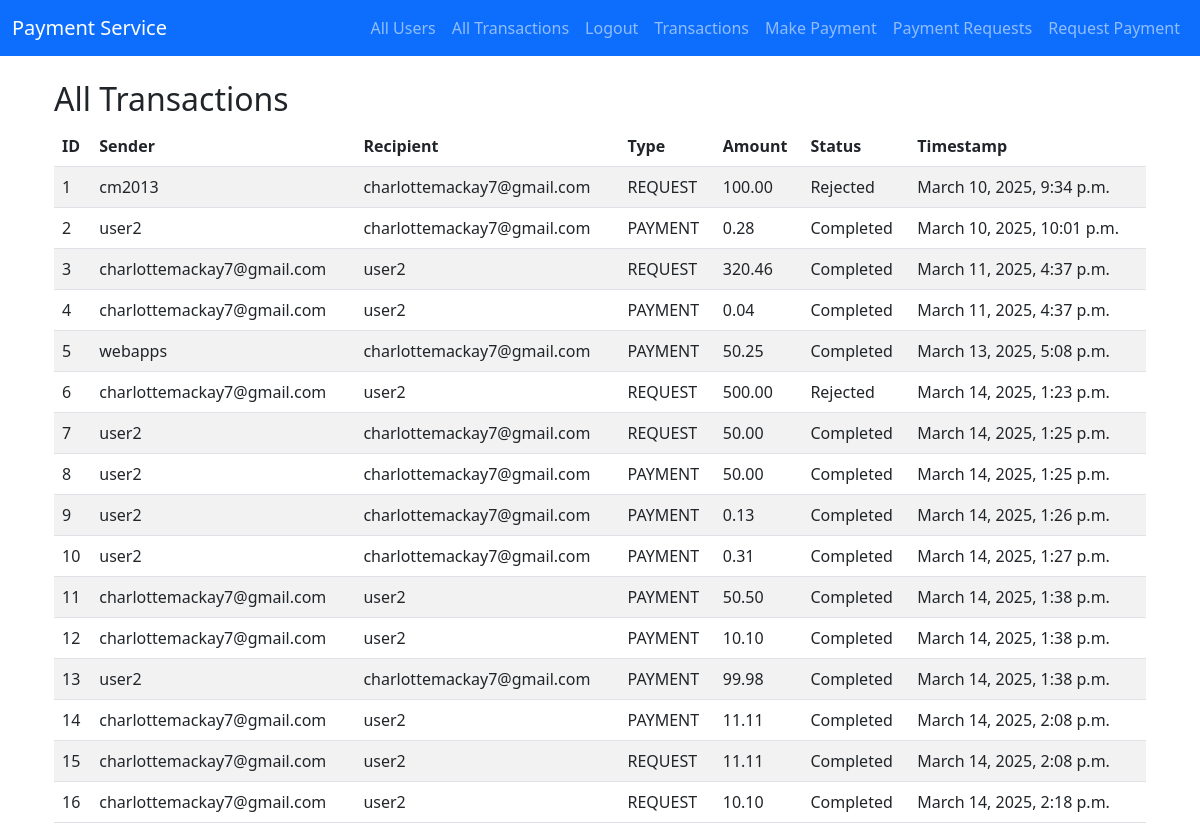
/webapps2025/admin/transactions/ (signed in), run on the app's committed database.
### payapp/models.py (models this page shows, shortened)
class Transaction(models.Model):
    TRANSACTION_TYPE_CHOICES = [
        ('PAYMENT', 'Payment'),
        ('REQUEST', 'Request'),
    ]
    sender = models.ForeignKey(
        settings.AUTH_USER_MODEL,
        on_delete=models.CASCADE,
        related_name='sent_transactions'
    )
    recipient = models.ForeignKey(
        settings.AUTH_USER_MODEL,
        on_delete=models.CASCADE,
        related_name='received_transactions'
    )
    transaction_type = models.CharField(max_length=8, choices=TRANSACTION_TYPE_CHOICES, default='PAYMENT')
    amount = models.DecimalField(max_digits=10, decimal_places=2)
    timestamp = models.DateTimeField(auto_now_add=True)
    remote_timestamp = models.CharField(max_length=50, null=True, blank=True)
    status = models.CharField(
        max_length=10,
        choices=[('Pending', 'Pending'), ('Completed', 'Completed'), ('Rejected', 'Rejected')],
        default='Pending'
    )

### register/models.py (models this page shows, shortened)
class CustomUser(AbstractUser):
    CURRENCY_CHOICES = [
        ('GBP', 'Pounds'),
        ('USD', 'US Dollars'),
        ('EUR', 'Euros'),
    ]
    currency = models.CharField(max_length=3, choices=CURRENCY_CHOICES, default='GBP')
    balance = models.DecimalField(max_digits=10, decimal_places=2, default=Decimal('750.00'))

### payapp/views.py (the view)
# urls.py: path('webapps2025/admin/transactions/', admin_transactions, name='admin_transactions'),
@user_passes_test(is_staff_check)
def admin_transactions(request):
    all_txs = Transaction.objects.all()
    return render(request, 'admin_transactions.html', {'transactions': all_txs})

### payapp/views.py (called while the page is built)
def is_staff_check(user):
    return user.is_staff or user.is_superuser

### templates/admin_transactions.html (shortened to what this page needs)
{% extends "base.html" %}
{% block content %}
    <div class="container mt-4">
        <h2>All Transactions</h2>
        <table class="table table-striped">
            <thead>
            <tr>
                <th>ID</th>
                <th>Sender</th>
                <th>Recipient</th>
                <th>Type</th>
                <th>Amount</th>
                <th>Status</th>
                <th>Timestamp</th>
            </tr>
            </thead>
            <tbody>
            {% for t in transactions %}
                <tr>
                    <td>{{ t.id }}</td>
                    <td>{{ t.sender.username }}</td>
                    <td>{{ t.recipient.username }}</td>
                    <td>{{ t.transaction_type }}</td>
                    <td>{{ t.amount }}</td>
                    <td>{{ t.status }}</td>
                    <td>{{ t.timestamp }}</td>
                </tr>
            {% empty %}
                <tr>
                    <td colspan="7">No transactions found.</td>
                </tr>
            {% endfor %}
            </tbody>
        </table>
    </div>
{% endblock %}

### data on the page
Transaction: id "1", sender.username "cm2013", recipient.username "charlottemackay7@gmail.com", transaction_type "REQUEST", amount "100.00", status "Rejected", timestamp "March 10, 2025, 9:34 p.m."
Transaction: id "2", sender.username "user2", recipient.username "charlottemackay7@gmail.com", transaction_type "PAYMENT", amount "0.28", status "Completed", timestamp "March 10, 2025, 10:01 p.m."
Transaction: id "3", sender.username "charlottemackay7@gmail.com", recipient.username "user2", transaction_type "REQUEST", amount "320.46", status "Completed", timestamp "March 11, 2025, 4:37 p.m."
Transaction: id "4", sender.username "charlottemackay7@gmail.com", recipient.username "user2", transaction_type "PAYMENT", amount "0.04", status "Completed", timestamp "March 11, 2025, 4:37 p.m."
Transaction: id "5", sender.username "webapps", recipient.username "charlottemackay7@gmail.com", transaction_type "PAYMENT", amount "50.25", status "Completed", timestamp "March 13, 2025, 5:08 p.m."
Transaction: id "6", sender.username "charlottemackay7@gmail.com", recipient.username "user2", transaction_type "REQUEST", amount "500.00", status "Rejected", timestamp "March 14, 2025, 1:23 p.m."
Transaction: id "7", sender.username "user2", recipient.username "charlottemackay7@gmail.com", transaction_type "REQUEST", amount "50.00", status "Completed", timestamp "March 14, 2025, 1:25 p.m."
Transaction: id "8", sender.username "user2", recipient.username "charlottemackay7@gmail.com", transaction_type "PAYMENT", amount "50.00", status "Completed", timestamp "March 14, 2025, 1:25 p.m."
Transaction: id "9", sender.username "user2", recipient.username "charlottemackay7@gmail.com", transaction_type "PAYMENT", amount "0.13", status "Completed", timestamp "March 14, 2025, 1:26 p.m."
Transaction: id "10", sender.username "user2", recipient.username "charlottemackay7@gmail.com", transaction_type "PAYMENT", amount "0.31", status "Completed", timestamp "March 14, 2025, 1:27 p.m."
Transaction: id "11", sender.username "charlottemackay7@gmail.com", recipient.username "user2", transaction_type "PAYMENT", amount "50.50", status "Completed", timestamp "March 14, 2025, 1:38 p.m."
Transaction: id "12", sender.username "charlottemackay7@gmail.com", recipient.username "user2", transaction_type "PAYMENT", amount "10.10", status "Completed", timestamp "March 14, 2025, 1:38 p.m."
Transaction: id "13", sender.username "user2", recipient.username "charlottemackay7@gmail.com", transaction_type "PAYMENT", amount "99.98", status "Completed", timestamp "March 14, 2025, 1:38 p.m."
Transaction: id "14", sender.username "charlottemackay7@gmail.com", recipient.username "user2", transaction_type "PAYMENT", amount "11.11", status "Completed", timestamp "March 14, 2025, 2:08 p.m."
Transaction: id "15", sender.username "charlottemackay7@gmail.com", recipient.username "user2", transaction_type "REQUEST", amount "11.11", status "Completed", timestamp "March 14, 2025, 2:08 p.m."
Transaction: id "16", sender.username "charlottemackay7@gmail.com", recipient.username "user2", transaction_type "REQUEST", amount "10.10", status "Completed", timestamp "March 14, 2025, 2:18 p.m."
